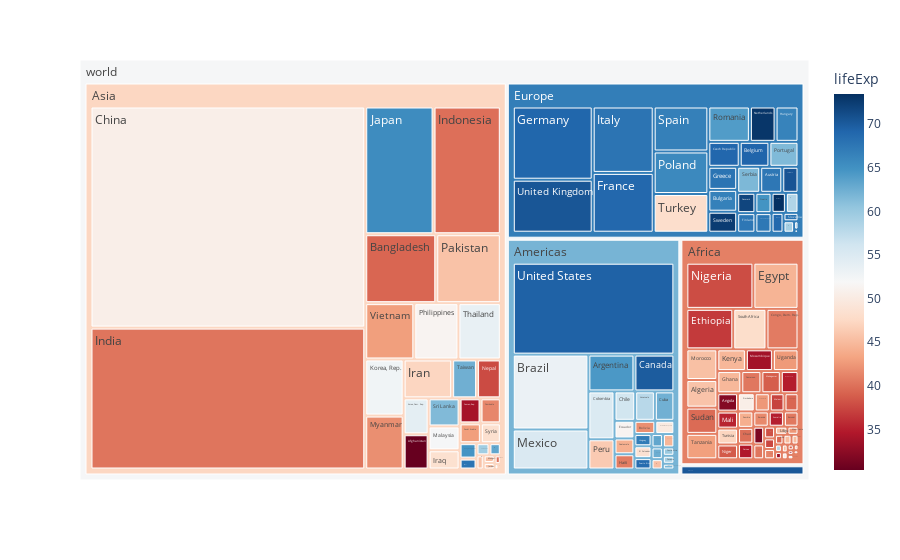

Notebook source saved alongside this figure:
### Code cell
create_tree_map(df[df['year'] == 1957], 'lifeExp')

### Figure 1 — Plotly figure (JSON) as saved in the notebook; plotly's stock layout.template omitted (floating-point values rounded to 4 significant figures; data arrays with more than 128 entries replaced by an {"elided": "..."} marker saying what was removed)
{"data": [{"branchvalues": "total", "customdata": {"elided": "148x1 float values"}, "domain": {"x": [0, 1], "y": [0, 1]}, "hovertemplate": "labels=%{label}<br>pop=%{value}<br>parent=%{parent}<br>id=%{id}<br>lifeExp=%{color}<extra></extra>", "ids": {"elided": "148 str values"}, "labels": {"elided": "148 str values"}, "marker": {"coloraxis": "coloraxis", "colors": {"elided": "148 float values"}}, "name": "", "parents": {"elided": "148 str values"}, "type": "treemap", "values": {"elided": "148 int values"}}], "layout": {"coloraxis": {"colorbar": {"title": {"text": "lifeExp"}}, "colorscale": [[0, "rgb(103,0,31)"], [0.1, "rgb(178,24,43)"], [0.2, "rgb(214,96,77)"], [0.3, "rgb(244,165,130)"], [0.4, "rgb(253,219,199)"], [0.5, "rgb(247,247,247)"], [0.6, "rgb(209,229,240)"], [0.7, "rgb(146,197,222)"], [0.8, "rgb(67,147,195)"], [0.9, "rgb(33,102,172)"], [1, "rgb(5,48,97)"]]}, "legend": {"tracegroupgap": 0}, "margin": {"t": 60}}}
